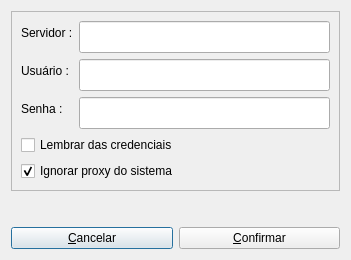
<?xml version="1.0" encoding="UTF-8"?>
<!-- Path: gui\ui\login.ui -->
<ui version="4.0">
    <class>Dialog</class>
    <widget class="QDialog" name="Dialog">
        <property name="geometry">
            <rect>
                <x>0</x>
                <y>0</y>
                <width>351</width>
                <height>260</height>
            </rect>
        </property>
        <property name="windowTitle">
            <string>Login do Controle do Acervo</string>
        </property>
        <property name="sizeGripEnabled">
            <bool>false</bool>
        </property>
        <property name="modal">
            <bool>false</bool>
        </property>
        <layout class="QVBoxLayout" name="verticalLayout_2">
            <item>
                <widget class="QFrame" name="login_frame">
                    <property name="frameShape">
                        <enum>QFrame::StyledPanel</enum>
                    </property>
                    <property name="frameShadow">
                        <enum>QFrame::Plain</enum>
                    </property>
                    <layout class="QVBoxLayout" name="verticalLayout">
                        <item>
                            <layout class="QFormLayout" name="formLayout">
                                <item row="0" column="0">
                                    <widget class="QLabel" name="label">
                                        <property name="text">
                                            <string>Servidor :</string>
                                        </property>
                                    </widget>
                                </item>
                                <item row="0" column="1">
                                    <widget class="QLineEdit" name="server">
                                        <property name="minimumSize">
                                            <size>
                                                <width>216</width>
                                                <height>32</height>
                                            </size>
                                        </property>
                                    </widget>
                                </item>
                                <item row="1" column="0">
                                    <widget class="QLabel" name="label_2">
                                        <property name="text">
                                            <string>Usuário :</string>
                                        </property>
                                    </widget>
                                </item>
                                <item row="1" column="1">
                                    <widget class="QLineEdit" name="user">
                                        <property name="minimumSize">
                                            <size>
                                                <width>216</width>
                                                <height>32</height>
                                            </size>
                                        </property>
                                    </widget>
                                </item>
                                <item row="2" column="0">
                                    <widget class="QLabel" name="label_3">
                                        <property name="text">
                                            <string>Senha :</string>
                                        </property>
                                    </widget>
                                </item>
                                <item row="2" column="1">
                                    <widget class="QLineEdit" name="password">
                                        <property name="minimumSize">
                                            <size>
                                                <width>216</width>
                                                <height>32</height>
                                            </size>
                                        </property>
                                        <property name="echoMode">
                                            <enum>QLineEdit::Password</enum>
                                        </property>
                                    </widget>
                                </item>
                            </layout>
                        </item>
                        <item>
                            <widget class="QCheckBox" name="remember_me">
                                <property name="text">
                                    <string>Lembrar das credenciais</string>
                                </property>
                            </widget>
                        </item>
                        <item>
                            <widget class="QCheckBox" name="ignore_proxy">
                                <property name="text">
                                    <string>Ignorar proxy do sistema</string>
                                </property>
                                <property name="toolTip">
                                    <string>Quando marcado, conecta diretamente ao servidor ignorando o proxy do sistema.
Útil para evitar erros 407 (Proxy Authentication Required).</string>
                                </property>
                                <property name="checked">
                                    <bool>true</bool>
                                </property>
                            </widget>
                        </item>
                    </layout>
                </widget>
            </item>
            <item>
                <widget class="QLabel" name="version_text">
                    <property name="alignment">
                        <set>Qt::AlignRight|Qt::AlignTrailing|Qt::AlignVCenter</set>
                    </property>
                </widget>
            </item>
            <item>
                <layout class="QHBoxLayout" name="horizontalLayout">
                    <item>
                        <widget class="QPushButton" name="cancelBtn">
                            <property name="text">
                                <string>&amp;Cancelar</string>
                            </property>
                        </widget>
                    </item>
                    <item>
                        <widget class="QPushButton" name="submitBtn">
                            <property name="text">
                                <string>&amp;Confirmar</string>
                            </property>
                        </widget>
                    </item>
                </layout>
            </item>
        </layout>
    </widget>
    <tabstops>
        <tabstop>server</tabstop>
        <tabstop>user</tabstop>
        <tabstop>password</tabstop>
        <tabstop>remember_me</tabstop>
        <tabstop>ignore_proxy</tabstop>
        <tabstop>submitBtn</tabstop>
        <tabstop>cancelBtn</tabstop>
    </tabstops>
    <resources />
    <connections />
</ui>
